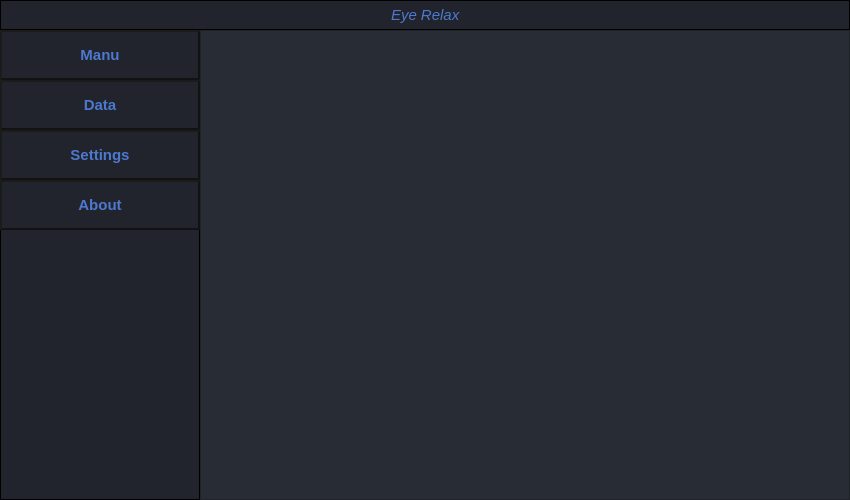
<?xml version="1.0" encoding="UTF-8"?>
<ui version="4.0">
 <class>MainWindow</class>
 <widget class="QMainWindow" name="MainWindow">
  <property name="geometry">
   <rect>
    <x>0</x>
    <y>0</y>
    <width>850</width>
    <height>500</height>
   </rect>
  </property>
  <property name="minimumSize">
   <size>
    <width>850</width>
    <height>500</height>
   </size>
  </property>
  <property name="maximumSize">
   <size>
    <width>16777215</width>
    <height>16777215</height>
   </size>
  </property>
  <property name="contextMenuPolicy">
   <enum>Qt::DefaultContextMenu</enum>
  </property>
  <property name="windowTitle">
   <string>MainWindow</string>
  </property>
  <property name="styleSheet">
   <string notr="true">background-color: rgb(26, 26, 26);
background-color: rgb(40, 44, 53);</string>
  </property>
  <widget class="QWidget" name="centralWidget">
   <layout class="QGridLayout" name="main_grid">
    <property name="leftMargin">
     <number>0</number>
    </property>
    <property name="topMargin">
     <number>0</number>
    </property>
    <property name="rightMargin">
     <number>0</number>
    </property>
    <property name="bottomMargin">
     <number>0</number>
    </property>
    <property name="spacing">
     <number>0</number>
    </property>
    <item row="0" column="0" colspan="2">
     <widget class="QFrame" name="frame_2">
      <property name="minimumSize">
       <size>
        <width>0</width>
        <height>30</height>
       </size>
      </property>
      <property name="maximumSize">
       <size>
        <width>16777215</width>
        <height>30</height>
       </size>
      </property>
      <property name="styleSheet">
       <string notr="true">border-color: rgb(0, 0, 0);
border-width : 1.2px;
border-style:inset;
background-color: rgb(33, 36, 45);</string>
      </property>
      <property name="frameShape">
       <enum>QFrame::StyledPanel</enum>
      </property>
      <property name="frameShadow">
       <enum>QFrame::Raised</enum>
      </property>
      <layout class="QHBoxLayout" name="horizontalLayout">
       <property name="spacing">
        <number>0</number>
       </property>
       <property name="leftMargin">
        <number>0</number>
       </property>
       <property name="topMargin">
        <number>0</number>
       </property>
       <property name="rightMargin">
        <number>0</number>
       </property>
       <property name="bottomMargin">
        <number>0</number>
       </property>
       <item>
        <spacer name="horizontalSpacer">
         <property name="orientation">
          <enum>Qt::Horizontal</enum>
         </property>
         <property name="sizeHint" stdset="0">
          <size>
           <width>40</width>
           <height>20</height>
          </size>
         </property>
        </spacer>
       </item>
       <item>
        <widget class="QLabel" name="label">
         <property name="styleSheet">
          <string notr="true"> color: rgb(76, 121, 206); font: bold 15px; padding: 6px;  font: italic 15px;border-width: 0px;</string>
         </property>
         <property name="text">
          <string>Eye Relax</string>
         </property>
        </widget>
       </item>
       <item>
        <spacer name="horizontalSpacer_2">
         <property name="orientation">
          <enum>Qt::Horizontal</enum>
         </property>
         <property name="sizeHint" stdset="0">
          <size>
           <width>40</width>
           <height>20</height>
          </size>
         </property>
        </spacer>
       </item>
      </layout>
     </widget>
    </item>
    <item row="1" column="1">
     <widget class="QFrame" name="frame_3">
      <property name="frameShape">
       <enum>QFrame::StyledPanel</enum>
      </property>
      <property name="frameShadow">
       <enum>QFrame::Raised</enum>
      </property>
      <layout class="QGridLayout" name="gridLayout_2">
       <property name="leftMargin">
        <number>0</number>
       </property>
       <property name="topMargin">
        <number>0</number>
       </property>
       <property name="rightMargin">
        <number>0</number>
       </property>
       <property name="bottomMargin">
        <number>0</number>
       </property>
       <property name="spacing">
        <number>0</number>
       </property>
       <item row="0" column="0">
        <widget class="QStackedWidget" name="stackedWidget">
         <property name="currentIndex">
          <number>1</number>
         </property>
         <widget class="QWidget" name="ManuWidget">
          <layout class="QGridLayout" name="gridLayout_3">
           <property name="leftMargin">
            <number>0</number>
           </property>
           <property name="topMargin">
            <number>0</number>
           </property>
           <property name="rightMargin">
            <number>0</number>
           </property>
           <property name="bottomMargin">
            <number>0</number>
           </property>
           <property name="spacing">
            <number>0</number>
           </property>
           <item row="0" column="0">
            <widget class="QFrame" name="frame_6">
             <property name="frameShape">
              <enum>QFrame::StyledPanel</enum>
             </property>
             <property name="frameShadow">
              <enum>QFrame::Raised</enum>
             </property>
             <layout class="QGridLayout" name="gridLayout">
              <property name="leftMargin">
               <number>0</number>
              </property>
              <property name="topMargin">
               <number>0</number>
              </property>
              <property name="rightMargin">
               <number>0</number>
              </property>
              <property name="bottomMargin">
               <number>0</number>
              </property>
              <property name="spacing">
               <number>0</number>
              </property>
              <item row="1" column="2">
               <spacer name="horizontalSpacer_12">
                <property name="orientation">
                 <enum>Qt::Horizontal</enum>
                </property>
                <property name="sizeType">
                 <enum>QSizePolicy::Fixed</enum>
                </property>
                <property name="sizeHint" stdset="0">
                 <size>
                  <width>124</width>
                  <height>20</height>
                 </size>
                </property>
               </spacer>
              </item>
              <item row="1" column="1">
               <widget class="QLCDNumber" name="clock">
                <property name="minimumSize">
                 <size>
                  <width>400</width>
                  <height>200</height>
                 </size>
                </property>
                <property name="maximumSize">
                 <size>
                  <width>800</width>
                  <height>400</height>
                 </size>
                </property>
                <property name="styleSheet">
                 <string notr="true">color: white; background-color: rgb(25, 28, 35); border-radius: 40px; border-style: outset;border-width: 7px;border-color: rgb(76, 121, 206);</string>
                </property>
               </widget>
              </item>
              <item row="0" column="1">
               <spacer name="verticalSpacer_6">
                <property name="orientation">
                 <enum>Qt::Vertical</enum>
                </property>
                <property name="sizeType">
                 <enum>QSizePolicy::Fixed</enum>
                </property>
                <property name="sizeHint" stdset="0">
                 <size>
                  <width>1</width>
                  <height>134</height>
                 </size>
                </property>
               </spacer>
              </item>
              <item row="1" column="0">
               <spacer name="horizontalSpacer_11">
                <property name="orientation">
                 <enum>Qt::Horizontal</enum>
                </property>
                <property name="sizeType">
                 <enum>QSizePolicy::Fixed</enum>
                </property>
                <property name="sizeHint" stdset="0">
                 <size>
                  <width>124</width>
                  <height>20</height>
                 </size>
                </property>
               </spacer>
              </item>
              <item row="2" column="1">
               <spacer name="verticalSpacer_7">
                <property name="orientation">
                 <enum>Qt::Vertical</enum>
                </property>
                <property name="sizeType">
                 <enum>QSizePolicy::Fixed</enum>
                </property>
                <property name="sizeHint" stdset="0">
                 <size>
                  <width>50</width>
                  <height>134</height>
                 </size>
                </property>
               </spacer>
              </item>
             </layout>
            </widget>
           </item>
          </layout>
         </widget>
         <widget class="QWidget" name="DataWidget"/>
         <widget class="QWidget" name="SettingsWidget">
          <widget class="QPushButton" name="pushButton">
           <property name="geometry">
            <rect>
             <x>240</x>
             <y>80</y>
             <width>93</width>
             <height>28</height>
            </rect>
           </property>
           <property name="text">
            <string>PushButton</string>
           </property>
          </widget>
         </widget>
         <widget class="QWidget" name="AboutWidget">
          <layout class="QVBoxLayout" name="verticalLayout_6">
           <property name="spacing">
            <number>0</number>
           </property>
           <property name="leftMargin">
            <number>0</number>
           </property>
           <property name="topMargin">
            <number>0</number>
           </property>
           <property name="rightMargin">
            <number>0</number>
           </property>
           <property name="bottomMargin">
            <number>0</number>
           </property>
           <item>
            <widget class="QFrame" name="frame_5">
             <property name="maximumSize">
              <size>
               <width>16777215</width>
               <height>50</height>
              </size>
             </property>
             <property name="frameShape">
              <enum>QFrame::StyledPanel</enum>
             </property>
             <property name="frameShadow">
              <enum>QFrame::Raised</enum>
             </property>
             <layout class="QHBoxLayout" name="horizontalLayout_2">
              <property name="spacing">
               <number>0</number>
              </property>
              <property name="leftMargin">
               <number>0</number>
              </property>
              <property name="topMargin">
               <number>0</number>
              </property>
              <property name="rightMargin">
               <number>0</number>
              </property>
              <property name="bottomMargin">
               <number>0</number>
              </property>
              <item>
               <spacer name="horizontalSpacer_9">
                <property name="orientation">
                 <enum>Qt::Horizontal</enum>
                </property>
                <property name="sizeHint" stdset="0">
                 <size>
                  <width>40</width>
                  <height>20</height>
                 </size>
                </property>
               </spacer>
              </item>
              <item>
               <widget class="QLabel" name="label_2">
                <property name="styleSheet">
                 <string notr="true">color: white; border-width: 0px; font: bold 30px; padding: 6px;</string>
                </property>
                <property name="text">
                 <string> Authors</string>
                </property>
               </widget>
              </item>
              <item>
               <spacer name="horizontalSpacer_10">
                <property name="orientation">
                 <enum>Qt::Horizontal</enum>
                </property>
                <property name="sizeHint" stdset="0">
                 <size>
                  <width>40</width>
                  <height>20</height>
                 </size>
                </property>
               </spacer>
              </item>
             </layout>
            </widget>
           </item>
           <item>
            <widget class="QFrame" name="frame_4">
             <property name="frameShape">
              <enum>QFrame::StyledPanel</enum>
             </property>
             <property name="frameShadow">
              <enum>QFrame::Raised</enum>
             </property>
             <layout class="QHBoxLayout" name="horizontalLayout_3">
              <item>
               <spacer name="horizontalSpacer_3">
                <property name="orientation">
                 <enum>Qt::Horizontal</enum>
                </property>
                <property name="sizeHint" stdset="0">
                 <size>
                  <width>40</width>
                  <height>20</height>
                 </size>
                </property>
               </spacer>
              </item>
              <item>
               <layout class="QVBoxLayout" name="verticalLayout">
                <item>
                 <widget class="QLabel" name="PatrykLabel">
                  <property name="minimumSize">
                   <size>
                    <width>80</width>
                    <height>80</height>
                   </size>
                  </property>
                  <property name="styleSheet">
                   <string notr="true">border-radius: 0px; border-width: 0px;border-color: white;</string>
                  </property>
                  <property name="frameShape">
                   <enum>QFrame::HLine</enum>
                  </property>
                  <property name="text">
                   <string/>
                  </property>
                 </widget>
                </item>
                <item>
                 <widget class="QLabel" name="label_3">
                  <property name="styleSheet">
                   <string notr="true">color: white; border-width: 0px; font: bold 11px; padding: 6px;</string>
                  </property>
                  <property name="text">
                   <string>       Patryk 
 Margasiński</string>
                  </property>
                 </widget>
                </item>
                <item>
                 <spacer name="verticalSpacer">
                  <property name="orientation">
                   <enum>Qt::Vertical</enum>
                  </property>
                  <property name="sizeHint" stdset="0">
                   <size>
                    <width>20</width>
                    <height>40</height>
                   </size>
                  </property>
                 </spacer>
                </item>
               </layout>
              </item>
              <item>
               <spacer name="horizontalSpacer_4">
                <property name="orientation">
                 <enum>Qt::Horizontal</enum>
                </property>
                <property name="sizeHint" stdset="0">
                 <size>
                  <width>40</width>
                  <height>20</height>
                 </size>
                </property>
               </spacer>
              </item>
              <item>
               <layout class="QVBoxLayout" name="verticalLayout_2">
                <item>
                 <widget class="QLabel" name="EugeneLabel">
                  <property name="minimumSize">
                   <size>
                    <width>80</width>
                    <height>80</height>
                   </size>
                  </property>
                  <property name="styleSheet">
                   <string notr="true">border-radius: 0px; border-width: 0px;border-color: white;

</string>
                  </property>
                  <property name="text">
                   <string/>
                  </property>
                 </widget>
                </item>
                <item>
                 <widget class="QLabel" name="label_4">
                  <property name="styleSheet">
                   <string notr="true">color: white; border-width: 0px; font: bold 11px; padding: 6px;

</string>
                  </property>
                  <property name="text">
                   <string> Yevhenii 
    Oros</string>
                  </property>
                 </widget>
                </item>
                <item>
                 <spacer name="verticalSpacer_2">
                  <property name="orientation">
                   <enum>Qt::Vertical</enum>
                  </property>
                  <property name="sizeHint" stdset="0">
                   <size>
                    <width>20</width>
                    <height>40</height>
                   </size>
                  </property>
                 </spacer>
                </item>
               </layout>
              </item>
              <item>
               <spacer name="horizontalSpacer_5">
                <property name="orientation">
                 <enum>Qt::Horizontal</enum>
                </property>
                <property name="sizeHint" stdset="0">
                 <size>
                  <width>40</width>
                  <height>20</height>
                 </size>
                </property>
               </spacer>
              </item>
              <item>
               <layout class="QVBoxLayout" name="verticalLayout_3">
                <item>
                 <widget class="QLabel" name="StanislavLabel">
                  <property name="minimumSize">
                   <size>
                    <width>80</width>
                    <height>80</height>
                   </size>
                  </property>
                  <property name="styleSheet">
                   <string notr="true">border-radius: 0px; border-width: 0px;border-color: white;
</string>
                  </property>
                  <property name="text">
                   <string/>
                  </property>
                 </widget>
                </item>
                <item>
                 <widget class="QLabel" name="label_5">
                  <property name="styleSheet">
                   <string notr="true">color: white; border-width: 0px; font: bold 11px; padding: 6px;</string>
                  </property>
                  <property name="text">
                   <string>Stanislav
Shelemekh</string>
                  </property>
                 </widget>
                </item>
                <item>
                 <spacer name="verticalSpacer_3">
                  <property name="orientation">
                   <enum>Qt::Vertical</enum>
                  </property>
                  <property name="sizeHint" stdset="0">
                   <size>
                    <width>20</width>
                    <height>40</height>
                   </size>
                  </property>
                 </spacer>
                </item>
               </layout>
              </item>
              <item>
               <spacer name="horizontalSpacer_6">
                <property name="orientation">
                 <enum>Qt::Horizontal</enum>
                </property>
                <property name="sizeHint" stdset="0">
                 <size>
                  <width>40</width>
                  <height>20</height>
                 </size>
                </property>
               </spacer>
              </item>
              <item>
               <layout class="QVBoxLayout" name="verticalLayout_4">
                <item>
                 <widget class="QLabel" name="KonradLabel">
                  <property name="minimumSize">
                   <size>
                    <width>80</width>
                    <height>80</height>
                   </size>
                  </property>
                  <property name="styleSheet">
                   <string notr="true">border-radius: 0px; border-width: 0px;border-color: white;
</string>
                  </property>
                  <property name="text">
                   <string/>
                  </property>
                 </widget>
                </item>
                <item>
                 <widget class="QLabel" name="label_6">
                  <property name="styleSheet">
                   <string notr="true">color: white; border-width: 0px; font: bold 11px; padding: 6px;</string>
                  </property>
                  <property name="text">
                   <string>  Konrad 
 Siuzdak</string>
                  </property>
                 </widget>
                </item>
                <item>
                 <spacer name="verticalSpacer_4">
                  <property name="orientation">
                   <enum>Qt::Vertical</enum>
                  </property>
                  <property name="sizeHint" stdset="0">
                   <size>
                    <width>20</width>
                    <height>40</height>
                   </size>
                  </property>
                 </spacer>
                </item>
               </layout>
              </item>
              <item>
               <spacer name="horizontalSpacer_7">
                <property name="orientation">
                 <enum>Qt::Horizontal</enum>
                </property>
                <property name="sizeHint" stdset="0">
                 <size>
                  <width>40</width>
                  <height>20</height>
                 </size>
                </property>
               </spacer>
              </item>
              <item>
               <layout class="QVBoxLayout" name="verticalLayout_5">
                <item>
                 <widget class="QLabel" name="MichalLabel">
                  <property name="minimumSize">
                   <size>
                    <width>80</width>
                    <height>80</height>
                   </size>
                  </property>
                  <property name="styleSheet">
                   <string notr="true">border-radius: 0px; border-width: 0px;border-color: white;
</string>
                  </property>
                  <property name="text">
                   <string/>
                  </property>
                 </widget>
                </item>
                <item>
                 <widget class="QLabel" name="label_7">
                  <property name="styleSheet">
                   <string notr="true">color: white; border-width: 0px; font: bold 11px; padding: 6px;
</string>
                  </property>
                  <property name="text">
                   <string>  Michał 
Stefaniuk</string>
                  </property>
                 </widget>
                </item>
                <item>
                 <spacer name="verticalSpacer_5">
                  <property name="orientation">
                   <enum>Qt::Vertical</enum>
                  </property>
                  <property name="sizeHint" stdset="0">
                   <size>
                    <width>20</width>
                    <height>40</height>
                   </size>
                  </property>
                 </spacer>
                </item>
               </layout>
              </item>
              <item>
               <spacer name="horizontalSpacer_8">
                <property name="orientation">
                 <enum>Qt::Horizontal</enum>
                </property>
                <property name="sizeHint" stdset="0">
                 <size>
                  <width>40</width>
                  <height>20</height>
                 </size>
                </property>
               </spacer>
              </item>
             </layout>
            </widget>
           </item>
          </layout>
         </widget>
        </widget>
       </item>
      </layout>
     </widget>
    </item>
    <item row="1" column="0">
     <widget class="QFrame" name="frame">
      <property name="minimumSize">
       <size>
        <width>200</width>
        <height>0</height>
       </size>
      </property>
      <property name="maximumSize">
       <size>
        <width>200</width>
        <height>16777215</height>
       </size>
      </property>
      <property name="styleSheet">
       <string notr="true">border-color: rgb(0, 0, 0);
border-width : 1px;
border-style:inset;
background-color: rgb(33, 36, 45);</string>
      </property>
      <property name="frameShape">
       <enum>QFrame::StyledPanel</enum>
      </property>
      <property name="frameShadow">
       <enum>QFrame::Raised</enum>
      </property>
      <widget class="QPushButton" name="pbManu">
       <property name="geometry">
        <rect>
         <x>0</x>
         <y>0</y>
         <width>200</width>
         <height>50</height>
        </rect>
       </property>
       <property name="styleSheet">
        <string notr="true">color: rgb(76, 121, 206);background-color: rgb(33, 36, 45);border-style: outset;border-width: 2px;border-color: rgb(18, 18, 18);font: bold 15px;min-width: 10em;padding: 6px;</string>
       </property>
       <property name="text">
        <string>Manu</string>
       </property>
       <property name="checkable">
        <bool>true</bool>
       </property>
       <property name="checked">
        <bool>true</bool>
       </property>
       <property name="autoRepeat">
        <bool>false</bool>
       </property>
      </widget>
      <widget class="QPushButton" name="pbData">
       <property name="geometry">
        <rect>
         <x>0</x>
         <y>50</y>
         <width>200</width>
         <height>50</height>
        </rect>
       </property>
       <property name="styleSheet">
        <string notr="true">color: rgb(76, 121, 206);background-color: rgb(33, 36, 45);border-style: outset;border-width: 2px;border-color: rgb(18, 18, 18);font: bold 15px;min-width: 10em;padding: 6px;</string>
       </property>
       <property name="text">
        <string>Data</string>
       </property>
      </widget>
      <widget class="QPushButton" name="pbSettings">
       <property name="geometry">
        <rect>
         <x>0</x>
         <y>100</y>
         <width>200</width>
         <height>50</height>
        </rect>
       </property>
       <property name="styleSheet">
        <string notr="true">color: rgb(76, 121, 206);background-color: rgb(33, 36, 45);border-style: outset;border-width: 2px;border-color: rgb(18, 18, 18);font: bold 15px;min-width: 10em;padding: 6px;</string>
       </property>
       <property name="text">
        <string>Settings</string>
       </property>
      </widget>
      <widget class="QPushButton" name="pbAbout">
       <property name="geometry">
        <rect>
         <x>0</x>
         <y>150</y>
         <width>200</width>
         <height>50</height>
        </rect>
       </property>
       <property name="styleSheet">
        <string notr="true">color: rgb(76, 121, 206);background-color: rgb(33, 36, 45);border-style: outset;border-width: 2px;border-color: rgb(18, 18, 18);font: bold 15px;min-width: 10em;padding: 6px;</string>
       </property>
       <property name="text">
        <string>About</string>
       </property>
       <property name="iconSize">
        <size>
         <width>20</width>
         <height>20</height>
        </size>
       </property>
      </widget>
     </widget>
    </item>
   </layout>
  </widget>
 </widget>
 <layoutdefault spacing="6" margin="11"/>
 <tabstops>
  <tabstop>pbData</tabstop>
  <tabstop>pbSettings</tabstop>
  <tabstop>pbAbout</tabstop>
  <tabstop>pbManu</tabstop>
 </tabstops>
 <resources/>
 <connections/>
</ui>
